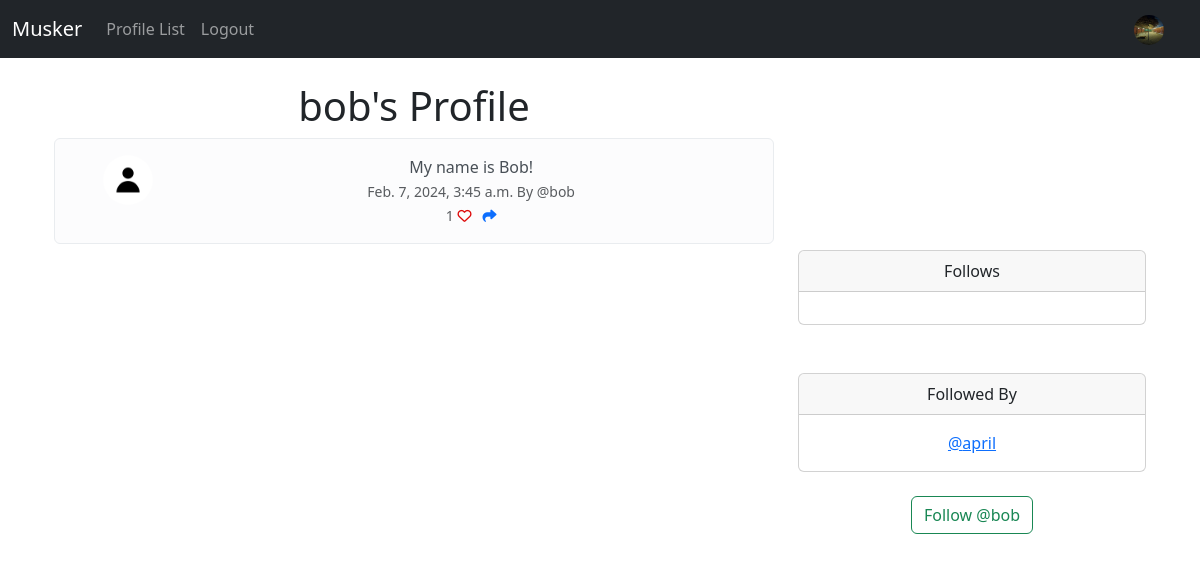
The page /profile/2 (signed in) on the database as committed earlier.
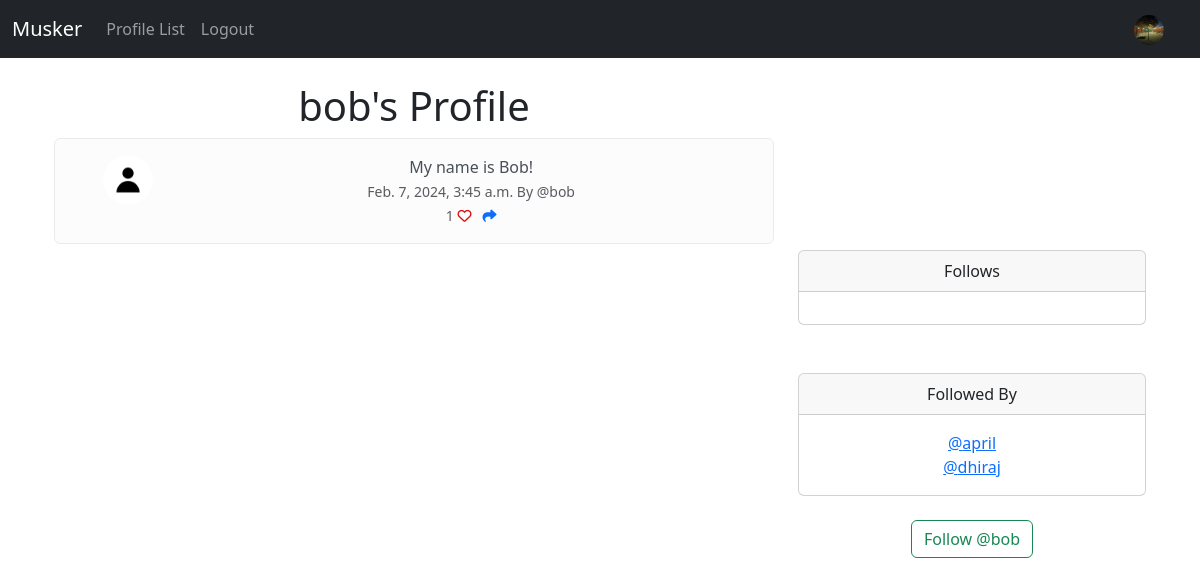
The same page on the database as committed later.
### muskeer/models.py (models this page shows, shortened)
class Meep(models.Model):
    user = models.ForeignKey(
        User, related_name = 'meeps', on_delete = models.DO_NOTHING
    )
    body = models.CharField(max_length = 200)
    createdAt = models.DateTimeField(auto_now_add = True)
    likes = models.ManyToManyField(User, related_name= 'meepLikes', blank=True)
    def numberOfLikes(self):
        return self.likes.count()

class Profile(models.Model):
    user = models.OneToOneField(User, on_delete = models.CASCADE) #Associating one user to one profile
    follows = models.ManyToManyField("self", related_name="followed_by", symmetrical=False, blank=True)
    modifiedDate = models.DateTimeField(auto_now = True)
    profileImage = models.ImageField(null=True, blank=True, upload_to= "images/")
    profileBio = models.CharField(null = True, blank = True, max_length = 500)
    homepageLink = models.CharField(null = True, blank = True, max_length = 100)
    facebookLink = models.CharField(null = True, blank = True, max_length = 100)
    instagramLink = models.CharField(null = True, blank = True, max_length = 100)
    linkedInLink = models.CharField(null = True, blank = True, max_length = 100)
    def __str__(self):
        return self.user.username

### muskeer/views.py (the view, shortened to what this page needs)
# urls.py: path('profile/<int:pk>', views.profile, name = 'profile'),
def profile(request, pk):
    if request.user.is_authenticated:
        profile = Profile.objects.get(user = pk)
        meeps = Meep.objects.filter(user = pk).order_by("-createdAt")
        return render(request, 'profile.html', {'profile': profile, 'meeps':meeps})
    else:
        messages.success(request, ("You must be logged in to view this page"))
        return redirect('home')

### muskeer/templates/profile.html (shortened to what this page needs)
{% extends 'base.html' %}
{% load static %}
{% block content %}
{% if profile %}
<div class="container text-center">
    <div class="row">
        <div class="col-8">
            <br>
            <h1>{{profile.user.username}}'s Profile</h1>
            {% for meep in meeps %}
            <div class="alert alert-light" role="alert">
                <div class="container">
                    <div class = "row">
                        <div class = "col-2">
                            {% if profile.profileImage %}
                            <img  class = "rounded-circle" width = 50 height = 50 src="{{profile.profileImage.url}}" alt="">
                            {% else %}
                            <img  class = "rounded-circle" width = 50 height = 50 src="{% static "images/default_profile.jpg" %}" alt="">
                            {% endif %}
                        </div>
                        <div class = "col-10">
                            {{meep.body}} <br>
                            <small class = "text-muted">
                                {{ meep.createdAt}} By
                                @{{meep.user.username}}
                                <br>
                                {{meep.numberOfLikes}}
                                {% if user in meep.likes.all %}
                                    <a href ='{% url 'likeMeep' meep.id %}'><i class="fa-solid fa-heart" style="color: #dd0808;"></i></a>
                                {% else %}
                                    <a href ='{% url 'likeMeep' meep.id %}'><i class="fa-regular fa-heart" style="color: #dd0808;"></i></a>
                                {% endif %}
                                <a href = '{% url 'shareMeep' meep.id %}' > <i class="fa-solid fa-share"></i> </a>
                             </small>
                        </div>
                    </div>
                </div>
            </div>
            {% endfor %}
        </div>
        <div class="col-4">
            <br>
            <br>
            <br>
            <br>
            <br><br>
            <br><br>
            <div class="card">
                <div class="card-header">
                    Follows
                </div>
                <div class="card-body">
                </div>
            </div>
            <br><br>
            <div class="card">
                <div class="card-header">
                    Followed By
                </div>
                <div class="card-body">
                    <p class="card-text">
                        {% for following in profile.followed_by.all %}
                        <a href="{% url 'profile' following.user.id %}"> @{{following}}<br /> </a>
                        {% endfor %}
                    </p>
                </div>
            </div>
            <br>
            {% if profile.user.id != user.id %}
            <form action="" method="POST">
                {% if profile in user.profile.follows.all %}
                <button class = "btn btn-outline-danger" name = "follow" value="unfollow" type = "submit">Unfollow @{{profile.user.username|lower}}</button>
                {% else %}
                <button class = "btn btn-outline-success" name = "follow" value = "follow" type = "submit" >Follow @{{profile.user.username|lower}}</button>
                {% endif %}
            {% endif %}
            </form>
        </div>
    </div>
    {% endif %}
    {% endblock %}

Rows that differ between the two databases and show on the page:
now on this page (row edited): Profile: user.username "dhiraj"
